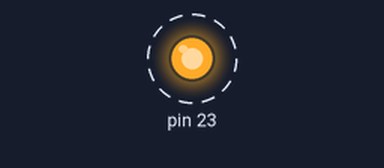
A sketch run on a simulated Arduino Uno, built with avr-gcc and run on an emulated ATmega328P. Shown: output pins drawn as LEDs (lit = HIGH). Dashed ring = blinking.

Above: at 0.2 s.
Timing chart, 0 to 3.0 s (numbered marks = the images above):
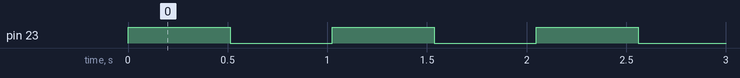

The sketch:

ledNormal2Hz.ino
```cpp
void setup(){

  cli();

  DDRB |= 1 << DDB7;
  PORTB |= 1 << PORTB7;

  TCCR1A = 0;
  TCCR1B = 0;

  TCCR1B |= 1 << CS12;
  TCCR1B |= 1 << CS10;

  TCNT1H = 0xE0;
  TCNT1L = 0xC0;

  TIMSK1 = 0;
  TIMSK1 |=  1 << TOIE1;

  sei();
}

void loop(){
}

ISR(TIMER1_OVF_vect){
  //PORTB = 0x05
  asm volatile(
    "sbis 0x05, 7\n\t"
    "rjmp on\n\t"
    "cbi 0x05, 7\n\t"
    "rjmp end\n\t"
    "on: sbi 0x05, 7\n\t"
    "end:"
   );

  TCNT1H = 0xE0;
  TCNT1L = 0xC0;
}
```

Measured:
- by itself, pin 23: alternates HIGH for 0.51 s and LOW for 0.51 s
